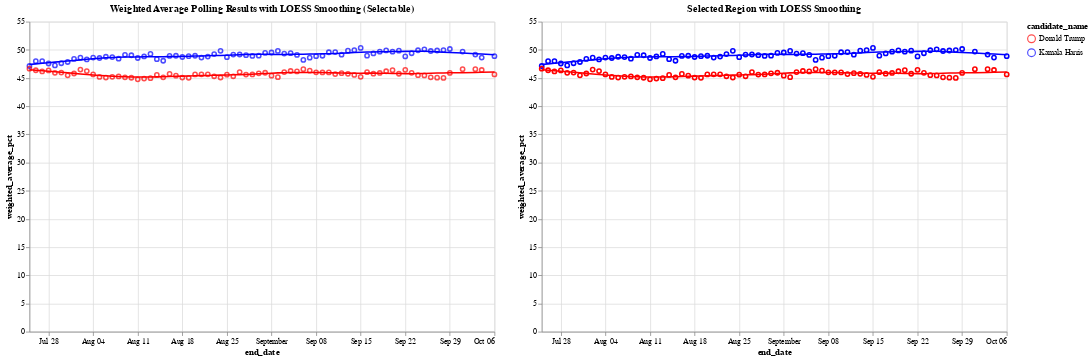

The code cell stored with this chart in its notebook:
### Markdown cell above
Let's look at the loess smoothed curve of this

### Code cell
# Define the color scale for the two candidates
color_scale = alt.Scale(domain=['Donald Trump', 'Kamala Harris'], range=['red', 'blue'])

# Step 1: Create a selection brush for the horizontal axis (end_date)
brush = alt.selection_interval(encodings=['x'])  # Brush selection on the x-axis

# Step 2: Create the base chart with points and LOESS smoothing (Chart 1)
base = alt.Chart(df_weighted_averages).mark_point().encode(
    x='end_date:T',
    y='weighted_average_pct:Q',
    color=alt.Color('candidate_name:N', scale=color_scale)
)

loess = base.transform_loess(
    'end_date', 'weighted_average_pct', groupby=['candidate_name'], bandwidth=0.3
).mark_line()

chart1 = (base + loess).add_params(
    brush  # Add the brush selection to Chart 1
).properties(
    title='Weighted Average Polling Results with LOESS Smoothing (Selectable)',
    width=600,
    height=400
)

# Step 3: Create the side-by-side chart that will show the selected region with tooltip

# Apply the same selection filter to both points and LOESS in chart2
selected_points = base.encode(
    opacity=alt.condition(brush, alt.value(1), alt.value(0)),  # Highlight only selected points
    tooltip=['end_date:T', 'candidate_name:N', 'weighted_average_pct:Q']  # Add tooltip for points
).transform_filter(
    brush  # Filter by brush selection
)

# Apply LOESS smoothing for the selected range
selected_loess = alt.Chart(df_weighted_averages).transform_loess(
    'end_date', 'weighted_average_pct', groupby=['candidate_name'], bandwidth=0.3
).mark_line().encode(
    x='end_date:T',
    y='weighted_average_pct:Q',
    color=alt.Color('candidate_name:N', scale=color_scale),
    tooltip=['end_date:T', 'candidate_name:N', 'weighted_average_pct:Q']
).transform_filter(
    brush  # Filter the LOESS line by the brush selection
)

# Combine selected points and LOESS for the second chart
chart2 = (selected_points + selected_loess).properties(
    title='Selected Region with LOESS Smoothing',
    width=600,
    height=400
)

# Combine the two charts side by side
final_chart = alt.hconcat(chart1, chart2)

# Display the final chart
final_chart.show()

### Figure 1 — Vega-Lite specification as saved in the notebook (floating-point values rounded to 4 significant figures; data arrays with more than 128 entries replaced by an {"elided": "..."} marker saying what was removed)
{"config": {"view": {"continuousWidth": 300, "continuousHeight": 300}}, "hconcat": [{"layer": [{"mark": {"type": "point"}, "encoding": {"color": {"field": "candidate_name", "scale": {"domain": ["Donald Trump", "Kamala Harris"], "range": ["red", "blue"]}, "type": "nominal"}, "x": {"field": "end_date", "type": "temporal"}, "y": {"field": "weighted_average_pct", "type": "quantitative"}}, "name": "view_1"}, {"mark": {"type": "line"}, "encoding": {"color": {"field": "candidate_name", "scale": {"domain": ["Donald Trump", "Kamala Harris"], "range": ["red", "blue"]}, "type": "nominal"}, "x": {"field": "end_date", "type": "temporal"}, "y": {"field": "weighted_average_pct", "type": "quantitative"}}, "transform": [{"loess": "weighted_average_pct", "on": "end_date", "bandwidth": 0.3, "groupby": ["candidate_name"]}]}], "height": 400, "title": "Weighted Average Polling Results with LOESS Smoothing (Selectable)", "width": 600}, {"layer": [{"mark": {"type": "point"}, "encoding": {"color": {"field": "candidate_name", "scale": {"domain": ["Donald Trump", "Kamala Harris"], "range": ["red", "blue"]}, "type": "nominal"}, "opacity": {"condition": {"param": "param_1", "value": 1}, "value": 0}, "tooltip": [{"field": "end_date", "type": "temporal"}, {"field": "candidate_name", "type": "nominal"}, {"field": "weighted_average_pct", "type": "quantitative"}], "x": {"field": "end_date", "type": "temporal"}, "y": {"field": "weighted_average_pct", "type": "quantitative"}}, "transform": [{"filter": {"param": "param_1"}}]}, {"mark": {"type": "line"}, "encoding": {"color": {"field": "candidate_name", "scale": {"domain": ["Donald Trump", "Kamala Harris"], "range": ["red", "blue"]}, "type": "nominal"}, "tooltip": [{"field": "end_date", "type": "temporal"}, {"field": "candidate_name", "type": "nominal"}, {"field": "weighted_average_pct", "type": "quantitative"}], "x": {"field": "end_date", "type": "temporal"}, "y": {"field": "weighted_average_pct", "type": "quantitative"}}, "transform": [{"loess": "weighted_average_pct", "on": "end_date", "bandwidth": 0.3, "groupby": ["candidate_name"]}, {"filter": {"param": "param_1"}}]}], "height": 400, "title": "Selected Region with LOESS Smoothing", "width": 600}], "data": {"name": "data-7018a86b07f5a47d88304e4f87f984b4"}, "params": [{"name": "param_1", "select": {"type": "interval", "encodings": ["x"]}, "views": ["view_1"]}], "$schema": "https://vega.github.io/schema/vega-lite/v5.20.1.json", "datasets": {"data-7018a86b07f5a47d88304e4f87f984b4": {"elided": "142 records"}}}
